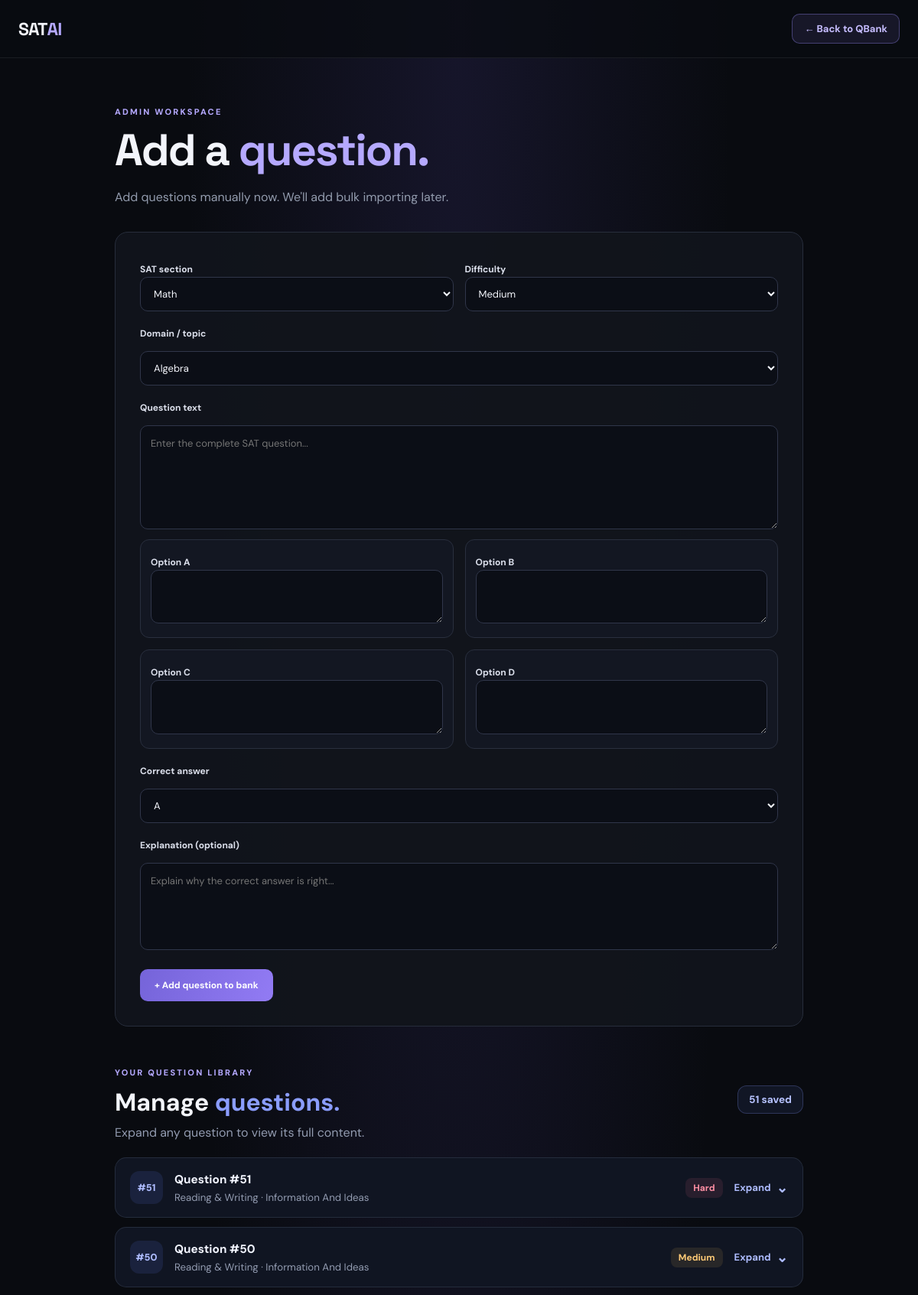
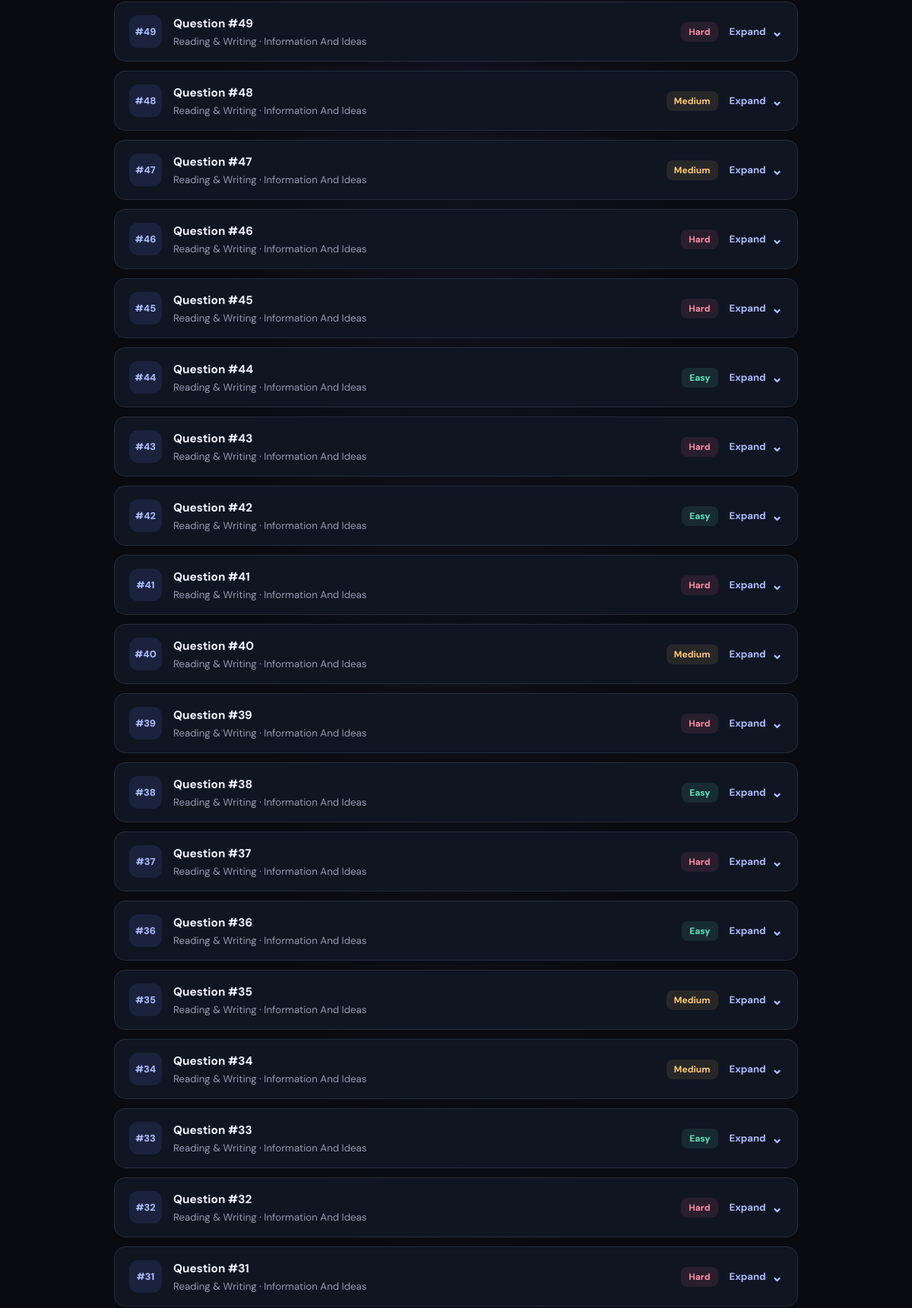
The page /qbank/admin (signed in, upper part) on the database its author committed (2 pictures, top to bottom).
### app.py (models this page shows)
class SATQuestion(db.Model):
    __tablename__ = "sat_questions"
    id = db.Column(db.Integer, primary_key=True)
    subject = db.Column(db.String(30), nullable=False)
    topic = db.Column(db.String(100), nullable=False)
    difficulty = db.Column(db.String(20), nullable=False)
    question_text = db.Column(db.Text, nullable=False)
    options = db.Column(db.JSON, nullable=False)
    correct_answer = db.Column(db.String(1), nullable=False)
    explanation = db.Column(db.Text, nullable=True)
    source = db.Column(db.String(20), nullable=False, default="manual")
    created_by = db.Column(db.Integer, db.ForeignKey("user.id"), nullable=True)
    created_at = db.Column(
        db.DateTime, nullable=False, default=db.func.current_timestamp()
    )

### app.py (the view, shortened to what this page needs)
@app.route("/qbank/admin", methods=["GET", "POST"])
@login_required
def qbank_admin():
    if not current_user.is_admin:
        flash("You don't have permission to manage questions.", "error")
        return redirect(url_for("qbank"))
    questions = SATQuestion.query.order_by(SATQuestion.id.desc()).all()
    return render_template("qbank_admin.html", questions=questions)

### app.py (called while the page is built)
@login_manager.user_loader
def load_user(user_id):
    try:
        return db.session.get(User, int(user_id))
    except (TypeError, ValueError):
        return None

### templates/qbank_admin.html (shortened to what this page needs)
<!DOCTYPE html>
<html lang="en">
<head>
  <link rel="stylesheet" href="{{ url_for('static', filename='style.css') }}">
</head>
<body class="qbank-page">
<header class="topbar qbank-topbar">
  <a href="{{ url_for('home') }}" class="logo">SAT <span>AI</span></a>
  <a href="{{ url_for('qbank') }}" class="qbank-admin-link">← Back to QBank</a>
</header>
<main class="qb-shell qb-admin-shell">
  <section class="qb-heading">
    <p class="qb-eyebrow">ADMIN WORKSPACE</p>
    <h1>Add a <span>question.</span></h1>
    <p>Add questions manually now. We'll add bulk importing later.</p>
  </section>
  <form method="POST" class="qb-admin-form">
    <div class="qb-admin-grid">
      <div>
        <label for="subject">SAT section</label>
        <select id="subject" name="subject" required>
          <option value="Math">Math</option>
        </select>
      </div>
      <div>
        <label for="difficulty">Difficulty</label>
        <select id="difficulty" name="difficulty" required>
          <option value="Medium" selected>Medium</option>
        </select>
      </div>
    </div>
    <label for="topic">Domain / topic</label>
    <select id="topic" name="topic" required>
      <option value="Information and Ideas">Information and Ideas</option>
    </select>
    <label for="question_text">Question text</label>
    <textarea id="question_text" name="question_text" rows="5"
      maxlength="20000" required placeholder="Enter the complete SAT question..."></textarea>
    <div class="qb-admin-options">
      <div class="qb-admin-option">
        <label for="option_a">Option A</label>
        <textarea id="option_a" name="option_a" rows="2" required></textarea>
      </div>
      <div class="qb-admin-option">
        <label for="option_b">Option B</label>
        <textarea id="option_b" name="option_b" rows="2" required></textarea>
      </div>
      <div class="qb-admin-option">
        <label for="option_c">Option C</label>
        <textarea id="option_c" name="option_c" rows="2" required></textarea>
      </div>
      <div class="qb-admin-option">
        <label for="option_d">Option D</label>
        <textarea id="option_d" name="option_d" rows="2" required></textarea>
      </div>
    </div>
    <label for="correct_answer">Correct answer</label>
    <select id="correct_answer" name="correct_answer" required>
      <option value="A">A</option>
    </select>
    <label for="explanation">Explanation (optional)</label>
    <textarea id="explanation" name="explanation" rows="4"
      maxlength="20000" placeholder="Explain why the correct answer is right..."></textarea>
    <button class="qb-check-btn qb-admin-submit" type="submit">
      + Add question to bank
    </button>
  </form>
  <section class="qb-admin-manager">
    <div class="qb-manager-heading">
      <div>
        <p class="qb-eyebrow">YOUR QUESTION LIBRARY</p>
        <h2>Manage <span>questions.</span></h2>
        <p>Expand any question to view its full content.</p>
      </div>
      <div class="qb-manager-count">
        {{ questions|length }} saved
      </div>
    </div>
    {% if questions %}
      <div class="qb-managed-list">
        {% for question in questions %}
          <details class="qb-managed-question">
            <summary class="qb-managed-summary">
              <span class="qb-managed-id">#{{ question.id }}</span>
              <span class="qb-managed-info">
                <strong>Question #{{ question.id }}</strong>
                <span>{{ question.subject }} · {{ question.topic }}</span>
              </span>
              <span class="qb-managed-difficulty
                qb-difficulty-{{ question.difficulty|lower }}">
                {{ question.difficulty }}
              </span>
              <span class="qb-expand-label">
                Expand <span class="qb-expand-icon">⌄</span>
              </span>
            </summary>
          </details>
        {% endfor %}
      </div>
    {% else %}
      <div class="qb-managed-empty">
        <span class="qb-empty-icon">▤</span>
        <h3>No questions yet</h3>
        <p>Add your first question using the form above. It will appear here.</p>
      </div>
    {% endif %}
  </section>
</main>
</body>
</html>

### rows shown on the page
SATQuestion: id "51", subject "Reading & Writing", topic "Information And Ideas", difficulty "Hard"
SATQuestion: id "50", subject "Reading & Writing", topic "Information And Ideas", difficulty "Medium"
SATQuestion: id "49", subject "Reading & Writing", topic "Information And Ideas", difficulty "Hard"
SATQuestion: id "48", subject "Reading & Writing", topic "Information And Ideas", difficulty "Medium"
SATQuestion: id "47", subject "Reading & Writing", topic "Information And Ideas", difficulty "Medium"
SATQuestion: id "46", subject "Reading & Writing", topic "Information And Ideas", difficulty "Hard"
SATQuestion: id "45", subject "Reading & Writing", topic "Information And Ideas", difficulty "Hard"
SATQuestion: id "44", subject "Reading & Writing", topic "Information And Ideas", difficulty "Easy"
SATQuestion: id "43", subject "Reading & Writing", topic "Information And Ideas", difficulty "Hard"
SATQuestion: id "42", subject "Reading & Writing", topic "Information And Ideas", difficulty "Easy"
SATQuestion: id "41", subject "Reading & Writing", topic "Information And Ideas", difficulty "Hard"
SATQuestion: id "40", subject "Reading & Writing", topic "Information And Ideas", difficulty "Medium"
SATQuestion: id "39", subject "Reading & Writing", topic "Information And Ideas", difficulty "Hard"
SATQuestion: id "38", subject "Reading & Writing", topic "Information And Ideas", difficulty "Easy"
SATQuestion: id "37", subject "Reading & Writing", topic "Information And Ideas", difficulty "Hard"
SATQuestion: id "36", subject "Reading & Writing", topic "Information And Ideas", difficulty "Easy"
SATQuestion: id "35", subject "Reading & Writing", topic "Information And Ideas", difficulty "Medium"
SATQuestion: id "34", subject "Reading & Writing", topic "Information And Ideas", difficulty "Medium"
SATQuestion: id "33", subject "Reading & Writing", topic "Information And Ideas", difficulty "Easy"
SATQuestion: id "32", subject "Reading & Writing", topic "Information And Ideas", difficulty "Hard"
SATQuestion: id "31", subject "Reading & Writing", topic "Information And Ideas", difficulty "Hard"

### other values the page prints
{{ questions|length }} "51"
